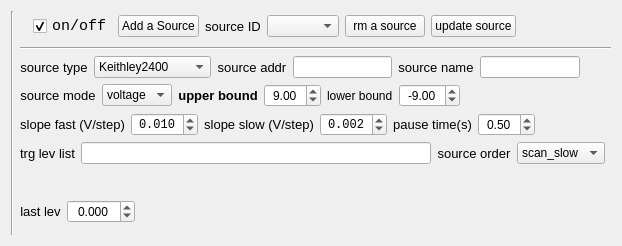
       <widget class="QWidget" name="local_page">
        <property name="geometry">
         <rect>
          <x>0</x>
          <y>0</y>
          <width>622</width>
          <height>246</height>
         </rect>
        </property>
        <attribute name="label">
         <string>Local Source</string>
        </attribute>
        <layout class="QGridLayout" name="gridLayout_2">
         <item row="0" column="0" rowspan="3">
          <widget class="Line" name="line_6">
           <property name="orientation">
            <enum>Qt::Vertical</enum>
           </property>
          </widget>
         </item>
         <item row="0" column="1">
          <layout class="QVBoxLayout" name="verticalLayout_5">
           <item>
            <layout class="QHBoxLayout" name="horizontalLayout_6">
             <item>
              <widget class="QLabel" name="label_27">
               <property name="text">
                <string/>
               </property>
               <property name="pixmap">
                <pixmap resource="resources.qrc">:/icons_cartoon/my_icons/icons_cartoon/icons8-voltmeter-64.png</pixmap>
               </property>
               <property name="scaledContents">
                <bool>true</bool>
               </property>
               <property name="alignment">
                <set>Qt::AlignCenter</set>
               </property>
              </widget>
             </item>
             <item>
              <widget class="QCheckBox" name="source_switch_CheckBox">
               <property name="minimumSize">
                <size>
                 <width>0</width>
                 <height>30</height>
                </size>
               </property>
               <property name="font">
                <font>
                 <family>Consolas</family>
                 <pointsize>11</pointsize>
                 <weight>50</weight>
                 <bold>false</bold>
                </font>
               </property>
               <property name="text">
                <string>on/off</string>
               </property>
               <property name="shortcut">
                <string notr="true"/>
               </property>
               <property name="checked">
                <bool>true</bool>
               </property>
              </widget>
             </item>
             <item>
              <widget class="QPushButton" name="add_source_pushButton">
               <property name="font">
                <font>
                 <family>Yu Gothic UI</family>
                 <pointsize>9</pointsize>
                 <weight>50</weight>
                 <bold>false</bold>
                </font>
               </property>
               <property name="text">
                <string>Add a Source</string>
               </property>
              </widget>
             </item>
             <item>
              <widget class="QLabel" name="label_30">
               <property name="font">
                <font>
                 <family>Yu Gothic UI</family>
                 <pointsize>10</pointsize>
                 <weight>50</weight>
                 <bold>false</bold>
                </font>
               </property>
               <property name="text">
                <string>source ID</string>
               </property>
               <property name="alignment">
                <set>Qt::AlignCenter</set>
               </property>
              </widget>
             </item>
             <item>
              <widget class="QComboBox" name="source_id_comboBox"/>
             </item>
             <item>
              <widget class="QPushButton" name="rm_source_pushButton">
               <property name="font">
                <font>
                 <pointsize>9</pointsize>
                 <weight>50</weight>
                 <bold>false</bold>
                </font>
               </property>
               <property name="text">
                <string>rm a source</string>
               </property>
              </widget>
             </item>
             <item>
              <widget class="QPushButton" name="update_source_pushButton">
               <property name="text">
                <string>update source</string>
               </property>
              </widget>
             </item>
             <item>
              <spacer name="horizontalSpacer_6">
               <property name="orientation">
                <enum>Qt::Horizontal</enum>
               </property>
               <property name="sizeHint" stdset="0">
                <size>
                 <width>40</width>
                 <height>20</height>
                </size>
               </property>
              </spacer>
             </item>
            </layout>
           </item>
           <item>
            <widget class="Line" name="line_3">
             <property name="orientation">
              <enum>Qt::Horizontal</enum>
             </property>
            </widget>
           </item>
           <item>
            <layout class="QHBoxLayout" name="horizontalLayout_7">
             <item>
              <widget class="QLabel" name="label_28">
               <property name="font">
                <font>
                 <family>Yu Gothic UI</family>
                 <pointsize>10</pointsize>
                 <weight>50</weight>
                 <bold>false</bold>
                </font>
               </property>
               <property name="text">
                <string>source type</string>
               </property>
               <property name="alignment">
                <set>Qt::AlignCenter</set>
               </property>
              </widget>
             </item>
             <item>
              <widget class="QComboBox" name="source_type_comboBox">
               <property name="minimumSize">
                <size>
                 <width>100</width>
                 <height>0</height>
                </size>
               </property>
               <property name="maximumSize">
                <size>
                 <width>150</width>
                 <height>16777215</height>
                </size>
               </property>
               <property name="font">
                <font>
                 <family>Yu Gothic UI</family>
                 <weight>50</weight>
                 <bold>false</bold>
                </font>
               </property>
               <item>
                <property name="text">
                 <string>Keithley2400</string>
                </property>
               </item>
               <item>
                <property name="text">
                 <string>YokogawaGS200</string>
                </property>
               </item>
              </widget>
             </item>
             <item>
              <widget class="QLabel" name="label_26">
               <property name="font">
                <font>
                 <family>Yu Gothic UI</family>
                 <pointsize>10</pointsize>
                 <weight>50</weight>
                 <bold>false</bold>
                </font>
               </property>
               <property name="text">
                <string>source addr</string>
               </property>
               <property name="alignment">
                <set>Qt::AlignCenter</set>
               </property>
              </widget>
             </item>
             <item>
              <widget class="QLineEdit" name="source_addr_lineEdit">
               <property name="font">
                <font>
                 <family>Yu Gothic UI</family>
                 <weight>50</weight>
                 <bold>false</bold>
                </font>
               </property>
               <property name="text">
                <string/>
               </property>
              </widget>
             </item>
             <item>
              <widget class="QLabel" name="label_29">
               <property name="font">
                <font>
                 <family>Yu Gothic UI</family>
                 <pointsize>10</pointsize>
                 <weight>50</weight>
                 <bold>false</bold>
                </font>
               </property>
               <property name="text">
                <string>source name</string>
               </property>
               <property name="alignment">
                <set>Qt::AlignCenter</set>
               </property>
              </widget>
             </item>
             <item>
              <widget class="QLineEdit" name="source_name_lineEdit">
               <property name="font">
                <font>
                 <family>Yu Gothic UI</family>
                 <weight>50</weight>
                 <bold>false</bold>
                </font>
               </property>
               <property name="text">
                <string/>
               </property>
               <property name="alignment">
                <set>Qt::AlignCenter</set>
               </property>
              </widget>
             </item>
             <item>
              <spacer name="horizontalSpacer_7">
               <property name="orientation">
                <enum>Qt::Horizontal</enum>
               </property>
               <property name="sizeHint" stdset="0">
                <size>
                 <width>40</width>
                 <height>20</height>
                </size>
               </property>
              </spacer>
             </item>
            </layout>
           </item>
           <item>
            <spacer name="verticalSpacer_9">
             <property name="orientation">
              <enum>Qt::Vertical</enum>
             </property>
             <property name="sizeHint" stdset="0">
              <size>
               <width>17</width>
               <height>37</height>
              </size>
             </property>
            </spacer>
           </item>
           <item>
            <layout class="QHBoxLayout" name="horizontalLayout_8">
             <item>
              <widget class="QLabel" name="label_37">
               <property name="font">
                <font>
                 <family>Yu Gothic UI</family>
                 <pointsize>10</pointsize>
                 <weight>50</weight>
                 <bold>false</bold>
                </font>
               </property>
               <property name="text">
                <string>source mode</string>
               </property>
               <property name="alignment">
                <set>Qt::AlignCenter</set>
               </property>
              </widget>
             </item>
             <item>
              <widget class="QComboBox" name="source_mode_comboBox">
               <property name="font">
                <font>
                 <family>Yu Gothic UI</family>
                 <weight>50</weight>
                 <bold>false</bold>
                </font>
               </property>
               <item>
                <property name="text">
                 <string>voltage</string>
                </property>
               </item>
               <item>
                <property name="text">
                 <string>current</string>
                </property>
               </item>
              </widget>
             </item>
             <item>
              <widget class="QLabel" name="label_36">
               <property name="font">
                <font>
                 <family>Yu Gothic UI</family>
                 <pointsize>10</pointsize>
                 <weight>75</weight>
                 <bold>true</bold>
                </font>
               </property>
               <property name="text">
                <string>upper bound</string>
               </property>
               <property name="alignment">
                <set>Qt::AlignCenter</set>
               </property>
              </widget>
             </item>
             <item>
              <widget class="QDoubleSpinBox" name="source_upper_bound_doubleSpinBox">
               <property name="alignment">
                <set>Qt::AlignCenter</set>
               </property>
               <property name="maximum">
                <double>15.000000000000000</double>
               </property>
               <property name="singleStep">
                <double>0.100000000000000</double>
               </property>
               <property name="value">
                <double>9.000000000000000</double>
               </property>
              </widget>
             </item>
             <item>
              <widget class="QLabel" name="label_54">
               <property name="text">
                <string>lower bound</string>
               </property>
              </widget>
             </item>
             <item>
              <widget class="QDoubleSpinBox" name="source_lower_bound_doubleSpinBox">
               <property name="alignment">
                <set>Qt::AlignCenter</set>
               </property>
               <property name="minimum">
                <double>-15.000000000000000</double>
               </property>
               <property name="maximum">
                <double>0.000000000000000</double>
               </property>
               <property name="singleStep">
                <double>0.100000000000000</double>
               </property>
               <property name="value">
                <double>-9.000000000000000</double>
               </property>
              </widget>
             </item>
             <item>
              <spacer name="horizontalSpacer_8">
               <property name="orientation">
                <enum>Qt::Horizontal</enum>
               </property>
               <property name="sizeHint" stdset="0">
                <size>
                 <width>40</width>
                 <height>20</height>
                </size>
               </property>
              </spacer>
             </item>
            </layout>
           </item>
           <item>
            <spacer name="verticalSpacer_8">
             <property name="orientation">
              <enum>Qt::Vertical</enum>
             </property>
             <property name="sizeHint" stdset="0">
              <size>
               <width>17</width>
               <height>37</height>
              </size>
             </property>
            </spacer>
           </item>
           <item>
            <layout class="QHBoxLayout" name="horizontalLayout_9">
             <item>
              <widget class="QLabel" name="label_34">
               <property name="font">
                <font>
                 <family>Yu Gothic UI</family>
                 <pointsize>10</pointsize>
                 <weight>50</weight>
                 <bold>false</bold>
                </font>
               </property>
               <property name="text">
                <string>slope fast (V/step)</string>
               </property>
               <property name="alignment">
                <set>Qt::AlignCenter</set>
               </property>
              </widget>
             </item>
             <item>
              <widget class="QDoubleSpinBox" name="source_slope_fast_doubleSpinBox">
               <property name="font">
                <font>
                 <family>Consolas</family>
                 <weight>50</weight>
                 <bold>false</bold>
                </font>
               </property>
               <property name="alignment">
                <set>Qt::AlignCenter</set>
               </property>
               <property name="decimals">
                <number>3</number>
               </property>
               <property name="minimum">
                <double>0.001000000000000</double>
               </property>
               <property name="maximum">
                <double>0.200000000000000</double>
               </property>
               <property name="singleStep">
                <double>0.001000000000000</double>
               </property>
               <property name="value">
                <double>0.010000000000000</double>
               </property>
              </widget>
             </item>
             <item>
              <widget class="QLabel" name="label_35">
               <property name="font">
                <font>
                 <family>Yu Gothic UI</family>
                 <pointsize>10</pointsize>
                 <weight>50</weight>
                 <bold>false</bold>
                </font>
               </property>
               <property name="text">
                <string>slope slow (V/step)</string>
               </property>
               <property name="alignment">
                <set>Qt::AlignCenter</set>
               </property>
              </widget>
             </item>
             <item>
              <widget class="QDoubleSpinBox" name="source_slope_slow_doubleSpinBox">
               <property name="font">
                <font>
                 <family>Consolas</family>
                 <weight>50</weight>
                 <bold>false</bold>
                </font>
               </property>
               <property name="alignment">
                <set>Qt::AlignCenter</set>
               </property>
               <property name="decimals">
                <number>3</number>
               </property>
               <property name="minimum">
                <double>0.001000000000000</double>
               </property>
               <property name="maximum">
                <double>0.200000000000000</double>
               </property>
               <property name="singleStep">
                <double>0.001000000000000</double>
               </property>
               <property name="value">
                <double>0.002000000000000</double>
               </property>
              </widget>
             </item>
             <item>
              <widget class="QLabel" name="label_33">
               <property name="font">
                <font>
                 <family>Yu Gothic UI</family>
                 <pointsize>10</pointsize>
                 <weight>50</weight>
                 <bold>false</bold>
                </font>
               </property>
               <property name="text">
                <string>pause time(s)</string>
               </property>
               <property name="alignment">
                <set>Qt::AlignCenter</set>
               </property>
              </widget>
             </item>
             <item>
              <widget class="QDoubleSpinBox" name="source_pause_doubleSpinBox">
               <property name="font">
                <font>
                 <weight>50</weight>
                 <bold>false</bold>
                </font>
               </property>
               <property name="alignment">
                <set>Qt::AlignCenter</set>
               </property>
               <property name="decimals">
                <number>2</number>
               </property>
               <property name="minimum">
                <double>0.000000000000000</double>
               </property>
               <property name="maximum">
                <double>10.000000000000000</double>
               </property>
               <property name="singleStep">
                <double>0.100000000000000</double>
               </property>
               <property name="value">
                <double>0.500000000000000</double>
               </property>
              </widget>
             </item>
             <item>
              <spacer name="horizontalSpacer_9">
               <property name="orientation">
                <enum>Qt::Horizontal</enum>
               </property>
               <property name="sizeHint" stdset="0">
                <size>
                 <width>40</width>
                 <height>20</height>
                </size>
               </property>
              </spacer>
             </item>
            </layout>
           </item>
           <item>
            <spacer name="verticalSpacer_7">
             <property name="orientation">
              <enum>Qt::Vertical</enum>
             </property>
             <property name="sizeHint" stdset="0">
              <size>
               <width>17</width>
               <height>37</height>
              </size>
             </property>
            </spacer>
           </item>
           <item>
            <layout class="QHBoxLayout" name="horizontalLayout_10">
             <item>
              <widget class="QLabel" name="label_32">
               <property name="font">
                <font>
                 <family>Yu Gothic UI</family>
                 <pointsize>10</pointsize>
                 <weight>50</weight>
                 <bold>false</bold>
                </font>
               </property>
               <property name="text">
                <string>trg lev list</string>
               </property>
               <property name="alignment">
                <set>Qt::AlignCenter</set>
               </property>
              </widget>
             </item>
             <item>
              <widget class="QLineEdit" name="source_trg_lev_list_lineEdit">
               <property name="minimumSize">
                <size>
                 <width>350</width>
                 <height>0</height>
                </size>
               </property>
               <property name="maximumSize">
                <size>
                 <width>450</width>
                 <height>16777215</height>
                </size>
               </property>
               <property name="font">
                <font>
                 <family>Yu Gothic UI</family>
                 <weight>50</weight>
                 <bold>false</bold>
                </font>
               </property>
               <property name="toolTip">
                <string>eg:(x,x,x);A*(x,x,x)+B;x;x;x</string>
               </property>
               <property name="text">
                <string/>
               </property>
              </widget>
             </item>
             <item>
              <widget class="QLabel" name="label_31">
               <property name="font">
                <font>
                 <family>Yu Gothic UI</family>
                 <pointsize>10</pointsize>
                 <weight>50</weight>
                 <bold>false</bold>
                </font>
               </property>
               <property name="text">
                <string>source order</string>
               </property>
               <property name="alignment">
                <set>Qt::AlignCenter</set>
               </property>
              </widget>
             </item>
             <item>
              <widget class="QComboBox" name="source_order_comboBox">
               <property name="font">
                <font>
                 <family>Yu Gothic UI</family>
                 <weight>50</weight>
                 <bold>false</bold>
                </font>
               </property>
               <item>
                <property name="text">
                 <string>scan_slow</string>
                </property>
               </item>
               <item>
                <property name="text">
                 <string>scan_fast</string>
                </property>
               </item>
              </widget>
             </item>
             <item>
              <spacer name="horizontalSpacer_10">
               <property name="orientation">
                <enum>Qt::Horizontal</enum>
               </property>
               <property name="sizeHint" stdset="0">
                <size>
                 <width>40</width>
                 <height>20</height>
                </size>
               </property>
              </spacer>
             </item>
            </layout>
           </item>
           <item>
            <spacer name="verticalSpacer_6">
             <property name="orientation">
              <enum>Qt::Vertical</enum>
             </property>
             <property name="sizeHint" stdset="0">
              <size>
               <width>17</width>
               <height>68</height>
              </size>
             </property>
            </spacer>
           </item>
           <item>
            <layout class="QHBoxLayout" name="horizontalLayout_24">
             <item>
              <widget class="QLabel" name="label_53">
               <property name="font">
                <font>
                 <family>Yu Gothic UI</family>
                 <pointsize>10</pointsize>
                 <weight>50</weight>
                 <bold>false</bold>
                </font>
               </property>
               <property name="text">
                <string>last lev</string>
               </property>
               <property name="alignment">
                <set>Qt::AlignCenter</set>
               </property>
              </widget>
             </item>
             <item>
              <widget class="QDoubleSpinBox" name="source_last_lev_doubleSpinBox">
               <property name="font">
                <font>
                 <weight>50</weight>
                 <bold>false</bold>
                </font>
               </property>
               <property name="alignment">
                <set>Qt::AlignCenter</set>
               </property>
               <property name="decimals">
                <number>3</number>
               </property>
               <property name="minimum">
                <double>-12.000000000000000</double>
               </property>
               <property name="maximum">
                <double>12.000000000000000</double>
               </property>
               <property name="singleStep">
                <double>0.050000000000000</double>
               </property>
              </widget>
             </item>
             <item>
              <spacer name="horizontalSpacer_24">
               <property name="orientation">
                <enum>Qt::Horizontal</enum>
               </property>
               <property name="sizeHint" stdset="0">
                <size>
                 <width>40</width>
                 <height>20</height>
                </size>
               </property>
              </spacer>
             </item>
            </layout>
           </item>
           <item>
            <spacer name="verticalSpacer_16">
             <property name="orientation">
              <enum>Qt::Vertical</enum>
             </property>
             <property name="sizeHint" stdset="0">
              <size>
               <width>20</width>
               <height>38</height>
              </size>
             </property>
            </spacer>
           </item>
          </layout>
         </item>
        </layout>
       </widget>
